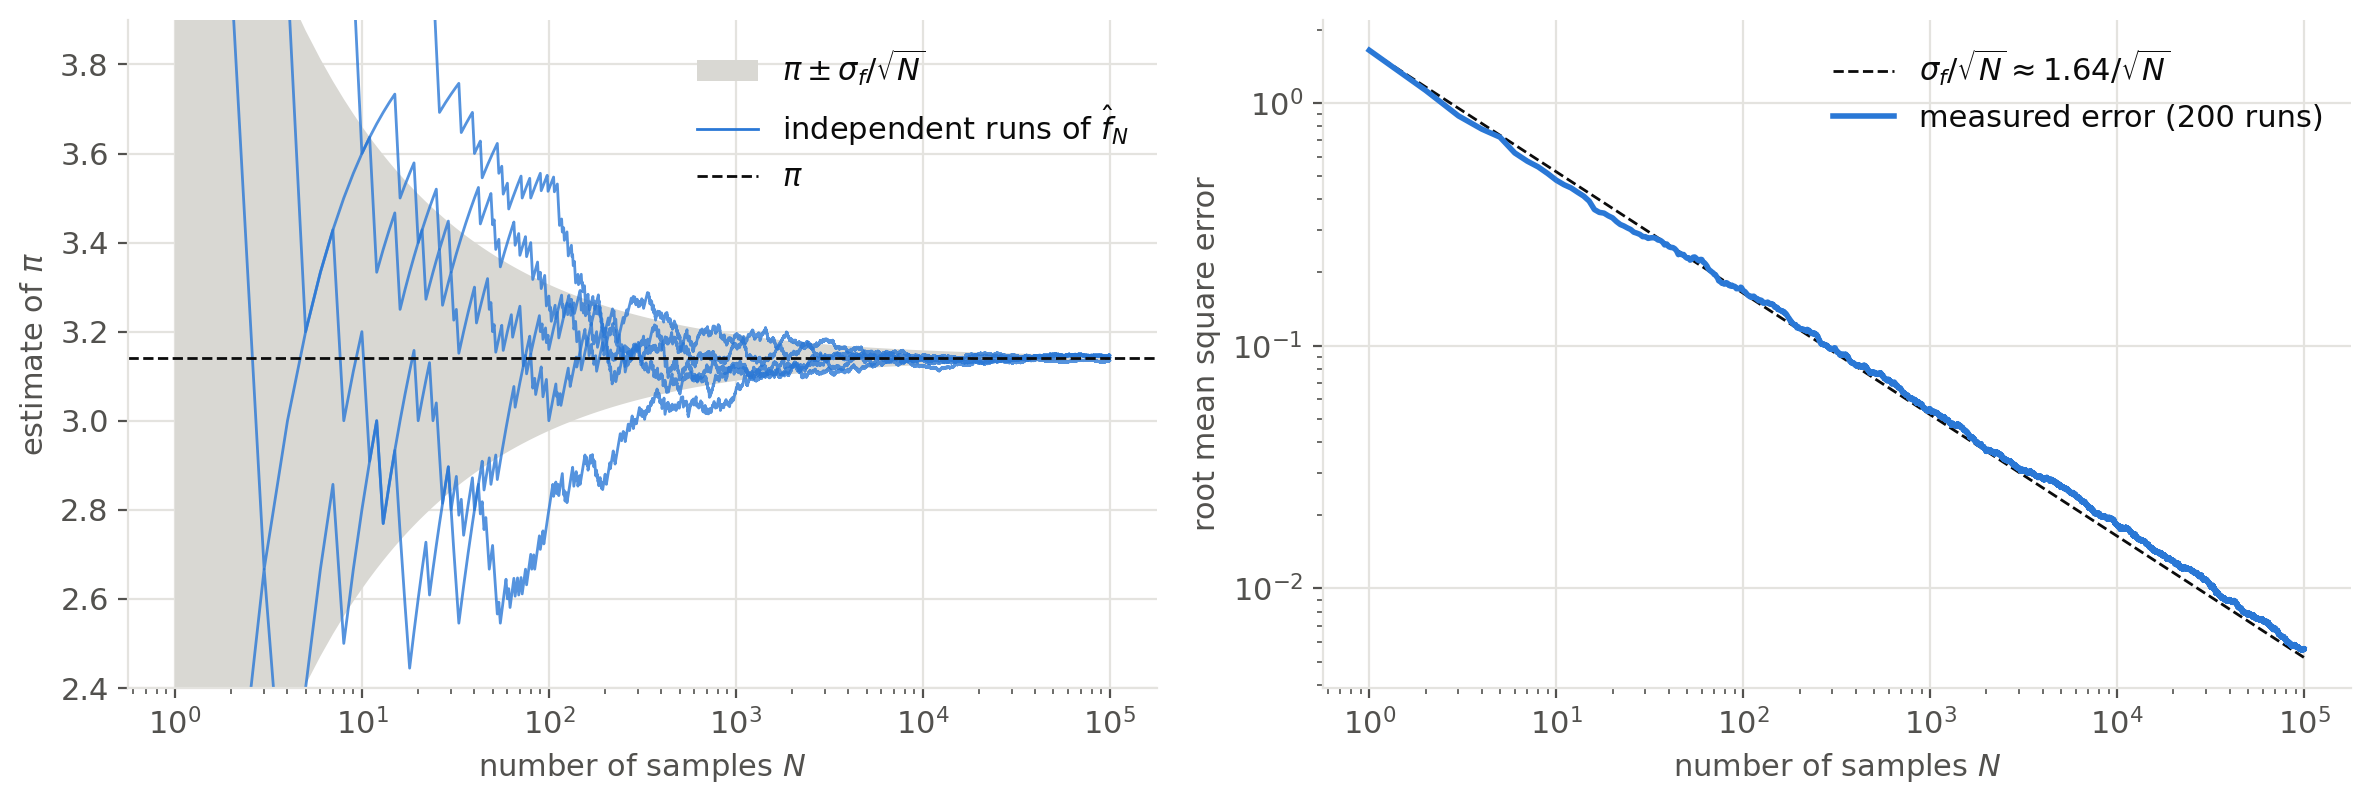

This figure's Python source:
"""Convergence of the Monte Carlo estimate of pi (Monte Carlo chapter).

Run from anywhere: `python src/img/montecarlo-convergence.py` writes `montecarlo-convergence.png` next to this file.
"""

from pathlib import Path

import matplotlib.pyplot as plt
import numpy as np

N_max = 100_000
n_runs_shown = 5   # individual runs on the left
n_runs_error = 200  # runs averaged for the error on the right

rng = np.random.default_rng(42)

# Standard deviation of f(x) = 4 * indicator(||x|| <= 1) under the uniform distribution on the square
sigma_f = np.sqrt(np.pi * (4 - np.pi))

N = np.arange(1, N_max + 1)


def running_estimates(n_runs):
    """Running Monte Carlo estimates of pi, one row per run."""
    x = rng.uniform(-1, 1, (n_runs, N_max, 2))
    f = 4.0 * ((x**2).sum(axis=-1) <= 1)
    return np.cumsum(f, axis=1) / N


# Palette: categorical slot 1 of the dataviz reference palette, plus text/grid tokens
RUN = "#2a78d6"
TEXT, MUTED, GRID, BAND = "#0b0b0b", "#52514e", "#e4e3df", "#d9d8d3"

plt.rcParams.update({
    "font.size": 11,
    "text.color": TEXT,
    "axes.labelcolor": MUTED,
    "xtick.color": MUTED,
    "ytick.color": MUTED,
    "axes.edgecolor": GRID,
})

fig, (ax1, ax2) = plt.subplots(1, 2, figsize=(12, 4.2))

# Left: a few runs converging towards pi, inside the +/- 1 standard error band
estimates = running_estimates(n_runs_shown)
ax1.fill_between(N, np.pi - sigma_f / np.sqrt(N), np.pi + sigma_f / np.sqrt(N), color=BAND, lw=0,
                 label="$\\pi \\pm \\sigma_f / \\sqrt{N}$")
for run in estimates:
    ax1.plot(N, run, color=RUN, lw=1, alpha=0.8)
ax1.plot([], [], color=RUN, lw=1, label="independent runs of $\\hat{f}_N$")
ax1.axhline(np.pi, color=TEXT, lw=1, ls="--", label="$\\pi$")
ax1.set_xscale("log")
ax1.set_ylim(2.4, 3.9)
ax1.set_xlabel("number of samples $N$")
ax1.set_ylabel("estimate of $\\pi$")
ax1.legend(frameon=False, loc="upper right")

# Right: root mean square error over many runs vs. the theoretical sigma_f / sqrt(N)
errors = running_estimates(n_runs_error) - np.pi
rmse = np.sqrt((errors**2).mean(axis=0))
ax2.plot(N, sigma_f / np.sqrt(N), color=TEXT, lw=1, ls="--", label="$\\sigma_f / \\sqrt{N} \\approx 1.64 / \\sqrt{N}$")
ax2.plot(N, rmse, color=RUN, lw=2, label=f"measured error ({n_runs_error} runs)")
ax2.set_xscale("log")
ax2.set_yscale("log")
ax2.set_xlabel("number of samples $N$")
ax2.set_ylabel("root mean square error")
ax2.legend(frameon=False, loc="upper right")

for ax in (ax1, ax2):
    ax.grid(color=GRID, lw=0.8)
    ax.set_axisbelow(True)
    for side in ["top", "right"]:
        ax.spines[side].set_visible(False)

fig.tight_layout()
fig.savefig(Path(__file__).with_suffix(".png"), dpi=200, bbox_inches="tight", facecolor="white")
